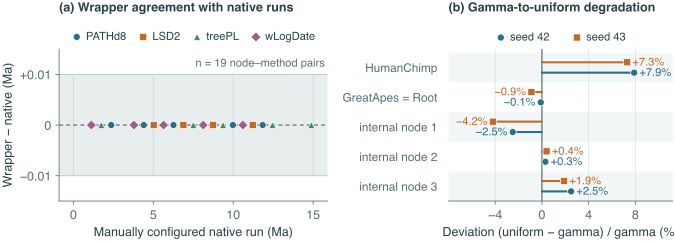

Reproduce this figure in Python.
# -*- coding: utf-8 -*-
"""绘制论文图5：包装器正确性对照（a）与语义退化信息损失评估（b）。

数据来源（PhyloDater 项目代码仓库，只读）：
- tier1_manual_results.json   手工配置原生工具运行 vs PhyloDater 包装器
- degradation_results.json    MCMCTree gamma 先验 → 95% CI 均匀分布退化的节点年龄偏差

输出：与脚本同目录下的 图5-包装正确性与语义退化评估.pdf / .png

本轮修订要点（纯视觉精修：数据编码、面板划分与图注承诺全部不变）：
- 版面：改为手工 add_axes 定位 + bbox_inches="tight"。两栏共用同一 y 区间与高度，
  因此标题行与图例行天然对齐；原先 (b) 的横轴标签与标题被画布裁掉的问题一并消除。
- (a) 纵轴由 ±0.05 Ma 收紧到 ±0.015 Ma：容差带从只占画面 1/5 变为占据主体，
  大面积空白消失，"19 个点全部落在带内"这一结论一眼可读。
- (a) 容差带补 ±0.01 Ma 边界细线（与纵轴刻度严格对齐），带体内加 0/5/10/15 纵向
  刻度线以便按原生年龄读数；一致线改为更细的虚线，不再压过标记。
- (a) 标记加白色描边、beeswarm 最小间距由 0.40 提到 0.55 Ma（略大于标记直径），
  密集处不再糊成一团。
- 图例：两栏统一改为"轴上方单行居中"的页眉式图例。(a) 不再用竖排图例悬在右上
  空白里，(b) 不再与 HumanChimp 行的标记和数值标签叠字。
- (b) 横轴左端由 −6.5 扩到 −8.0、行名与绘图区留白加大，数值标签不再撞到行名；
  加浅灰隔行底纹与纵向网格，把远离绘图区的行名与短棒在视觉上连起来；数值标签改用
  对应系列色，标签与系列直接绑定；棒端改圆头。
- 体例：面板标题改为与图 1-4 一致的深板岩色粗体、左对齐于轴左边、"(a)" 后单空格；
  轴线、刻度、坐标轴标签与正文文字统一为同一套板岩灰阶，负号一律 U+2212。
"""

import json
import os
import sys
from pathlib import Path

import matplotlib as mpl

mpl.use("Agg")
import matplotlib.pyplot as plt  # noqa: E402
import numpy as np  # noqa: E402

# 运行时自动切换工作目录到脚本所在路径
SCRIPT_DIR = Path(__file__).resolve().parent
os.chdir(SCRIPT_DIR)

# 动态获取脚本名（不含路径与扩展名），禁止硬编码
SCRIPT_NAME = Path(sys.argv[0]).resolve().stem if sys.argv[0] else Path(__file__).stem


def _find_bench():
    """定位 examples/benchmark/。
    仓库内副本（scripts/make_manuscript_figures.py）以仓库根为基准解析：
    本脚本位于 <repo>/scripts/，``examples/benchmark`` 是它的同级目录。
    """
    cands = []
    env = os.environ.get("PHYLODATER_REPO")
    if env:
        cands.append(Path(env) / "examples" / "benchmark")
    here = SCRIPT_DIR
    repo_root = here.parent
    cands += [
        repo_root / "examples" / "benchmark",
        here / "examples" / "benchmark",
        here.parent / "PhyloDater-项目代码" / "examples" / "benchmark",
    ]
    for c in cands:
        if (c / "tier1_manual_results.json").is_file():
            return c
    raise SystemExit(
        "examples/benchmark with tier1_manual_results.json and "
        "degradation_results.json not found; set PHYLODATER_REPO to the "
        "PhyloDater repository root."
    )


BENCH = _find_bench()
TIER1_JSON = BENCH / "tier1_manual_results.json"
DEG_JSON = BENCH / "degradation_results.json"

MINUS = "\u2212"  # U+2212 typographic minus, aligned with axis ticks

mpl.rcParams.update(
    {
        "font.family": "sans-serif",
        "font.sans-serif": ["Helvetica", "Arial", "DejaVu Sans"],
        "font.size": 9,
        "mathtext.fontset": "custom",
        "mathtext.rm": "Helvetica",
        "mathtext.it": "Helvetica:italic",
        "mathtext.bf": "Helvetica:bold",
        "mathtext.default": "regular",
        "pdf.fonttype": 42,  # TrueType instead of Type 3 (journal requirement)
        "ps.fonttype": 42,
        "savefig.facecolor": "white",
        "axes.linewidth": 0.6,
        "axes.axisbelow": True,
        "xtick.major.width": 0.6,
        "ytick.major.width": 0.6,
        "xtick.major.size": 2.6,
        "ytick.major.size": 2.6,
        "xtick.direction": "out",
        "ytick.direction": "out",
        "xtick.color": "#5B7078",
        "ytick.color": "#5B7078",
        "axes.edgecolor": "#5B7078",
        "axes.labelcolor": "#2C4149",
        "text.color": "#2C4149",
        "axes.spines.top": False,
        "axes.spines.right": False,
    }
)

# 由 Okabe-Ito 降饱和、统一明度后得到的一组配色：与图 1-4 的石油蓝绿/鼠尾草绿/
# 砂土黄/砖玫红体系同族，印刷时不与中性底色串色
METHOD_STYLE = {
    "pathd8": dict(color="#2C6E86", marker="o", label="PATHd8"),
    "lsd2": dict(color="#BE6B2C", marker="s", label="LSD2"),
    "treepl": dict(color="#3F8A6C", marker="^", label="treePL"),
    "wlogdate": dict(color="#9C5F87", marker="D", label="wLogDate"),
}
SEED_STYLE = {
    "42": dict(color="#2C6E86", marker="o", label="seed 42"),
    "43": dict(color="#BE6B2C", marker="s", label="seed 43"),
}
NODE_ROWS = [
    ("HumanChimp", "HumanChimp"),
    ("Root", "GreatApes = Root"),
    ("internal_node_1", "internal node 1"),
    ("internal_node_2", "internal node 2"),
    ("internal_node_3", "internal node 3"),
]

# 中性色：与图 1-4 的浅灰底、板岩描文同族
INK = "#2C4149"  # 标题与正文
SLATE = "#5B7078"  # 轴线与参考线
GRID = "#DCE3E3"  # 纵向网格
ROW_TINT = "#F3F6F6"  # 隔行底纹
BAND_FILL = "#E7EEED"  # ±0.01 Ma 容差带
BAND_EDGE = "#B3C3C3"  # 容差带边界
GRID_A = "#CFDADA"  # (a) 纵向网格，压在带体上

TOLERANCE_MA = 0.01  # Ma —— 图注赖以立论的容差带
MARKER_MIN_GAP_MA = 0.62  # 标记直径 + 白描边，相邻标记之间留出可见缝隙
MARKER_SIZE = 26


def beeswarm(xs, min_gap):
    """确定性一维 beeswarm：仅在重叠处按最小间距推开，其余保持原横坐标。"""
    xs = np.asarray(xs, dtype=float)
    order = np.argsort(xs, kind="stable")
    v = xs[order].copy()
    n = v.size
    if n < 2:
        return xs.copy()
    # 1) 左到右强制满足最小间距
    for i in range(1, n):
        if v[i] - v[i - 1] < min_gap:
            v[i] = v[i - 1] + min_gap
    # 2) 双向松弛：在邻居约束下把每个点拉回其真实横坐标
    for _ in range(400):
        moved = False
        for i in range(n - 1, -1, -1):
            hi = v[i + 1] - min_gap if i < n - 1 else np.inf
            want = min(xs[order][i], hi)
            if want < v[i] - 1e-12:
                v[i], moved = want, True
        for i in range(n):
            lo = v[i - 1] + min_gap if i > 0 else -np.inf
            want = max(xs[order][i], lo)
            if want > v[i] + 1e-12:
                v[i], moved = want, True
        if not moved:
            break
    # 3) 对每个紧贴成串的簇做整体居中，消除单向漂移
    i = 0
    while i < n:
        j = i
        while j + 1 < n and v[j + 1] - v[j] <= min_gap + 1e-9:
            j += 1
        block = v[i : j + 1]
        shift = xs[order][i : j + 1].mean() - block.mean()
        left_ok = (v[i - 1] + min_gap) - block[0] if i > 0 else -np.inf
        right_ok = (v[j + 1] - min_gap) - block[-1] if j < n - 1 else np.inf
        v[i : j + 1] = block + float(np.clip(shift, left_ok, right_ok))
        i = j + 1
    out = np.empty_like(xs)
    out[order] = v
    return out


def load(path):
    with open(path, encoding="utf-8") as fh:
        return json.load(fh)


def _header_legend(ax, ncol, columnspacing, handlelength, handletextpad):
    """图例统一放在轴上方居中，与标题共组成两行页眉，避免压住数据。"""
    ax.legend(
        loc="lower center",
        bbox_to_anchor=(0.5, 1.015),
        ncol=ncol,
        frameon=False,
        fontsize=8,
        borderaxespad=0,
        columnspacing=columnspacing,
        handlelength=handlelength,
        handletextpad=handletextpad,
    )


def panel_a(ax, tier1):
    """(a) 残差图：wrapper − native vs native，容差带 ±0.01 Ma。"""
    style, manual, residual = [], [], []
    for method, info in tier1["methods"].items():
        s = METHOD_STYLE[method]
        for row in info["comparison"].values():
            if row["wrapper"] is None or row["manual"] is None:
                continue
            style.append(s)
            manual.append(row["manual"])
            residual.append(row["wrapper"] - row["manual"])
    manual = np.asarray(manual, dtype=float)
    residual = np.asarray(residual, dtype=float)
    plotted_x = beeswarm(manual, MARKER_MIN_GAP_MA)

    x_lo, x_hi = -0.9, 15.9
    y_lim = 0.015

    # 容差带：带体 + 与刻度严格对齐的边界细线
    ax.fill_between(
        [x_lo, x_hi],
        -TOLERANCE_MA,
        TOLERANCE_MA,
        color=BAND_FILL,
        zorder=1,
        linewidth=0,
    )
    # 纵向刻度线压过带体，便于按原生年龄读数
    for gx in (0, 5, 10, 15):
        ax.vlines(gx, -TOLERANCE_MA, TOLERANCE_MA, color=GRID_A, lw=0.6, zorder=1.5)
    ax.hlines(
        [TOLERANCE_MA, -TOLERANCE_MA], x_lo, x_hi, color=BAND_EDGE, lw=0.55, zorder=2
    )
    # 完全一致线
    ax.axhline(0.0, color=SLATE, lw=0.85, ls=(0, (3.4, 2.6)), zorder=3)

    for s in METHOD_STYLE.values():
        ax.scatter(
            [],
            [],
            s=MARKER_SIZE,
            color=s["color"],
            marker=s["marker"],
            edgecolors="white",
            linewidths=0.5,
            label=s["label"],
        )
    for s, x, y in zip(style, plotted_x, residual):
        ax.scatter(
            x,
            y,
            s=MARKER_SIZE,
            color=s["color"],
            marker=s["marker"],
            edgecolors="white",
            linewidths=0.5,
            zorder=5,
        )

    ax.set_xlim(x_lo, x_hi)
    ax.set_ylim(-y_lim, y_lim)
    ax.set_xticks([0, 5, 10, 15])
    ax.set_yticks([-TOLERANCE_MA, 0.0, TOLERANCE_MA], [MINUS + "0.01", "0", "+0.01"])
    ax.set_xlabel("Manually configured native run (Ma)", labelpad=4)
    ax.set_ylabel("Wrapper \u2212 native (Ma)", labelpad=4)
    ax.tick_params(axis="y", which="major", pad=3)
    ax.text(
        0.99,
        0.94,
        f"n = {len(manual)} node\u2013method pairs",
        transform=ax.transAxes,
        ha="right",
        va="top",
        fontsize=8,
        color=SLATE,
    )
    _header_legend(
        ax, ncol=4, columnspacing=1.05, handlelength=0.95, handletextpad=0.35
    )


def _signed_pct(v):
    """带符号百分比，负号用 U+2212。"""
    s = f"{abs(v):.1f}%"
    return (MINUS + s) if v < 0 else ("+" + s)


def panel_b(ax, deg):
    """(b) 带零线棒图：节点年龄相对 gamma 先验的符号偏差（%）。"""
    seeds = ["42", "43"]
    y = np.arange(len(NODE_ROWS))
    x_lo, x_hi = -8.0, 11.2

    # 隔行底纹：把远离绘图区的行名与短棒在视觉上连起来
    for i in range(len(NODE_ROWS)):
        if i % 2 == 0:
            ax.axhspan(i - 0.5, i + 0.5, color=ROW_TINT, zorder=0, linewidth=0)
    for gx in (-4, 4, 8):
        ax.axvline(gx, color=GRID, lw=0.6, zorder=1)
    ax.axvline(0.0, color=SLATE, lw=0.9, zorder=2)

    for j, seed in enumerate(seeds):
        off = 0.175 if j == 0 else -0.175
        s = SEED_STYLE[seed]
        vals = [deg["deviation_percent"].get(key, {}).get(seed) for key, _ in NODE_ROWS]
        xs = [0.0 if v is None else v for v in vals]
        ax.hlines(
            y=y + off,
            xmin=0.0,
            xmax=xs,
            color=s["color"],
            lw=1.5,
            zorder=3,
            capstyle="round",
        )
        ax.scatter(
            xs,
            y + off,
            s=MARKER_SIZE,
            color=s["color"],
            marker=s["marker"],
            edgecolors="white",
            linewidths=0.5,
            zorder=5,
            label=s["label"],
        )
        for yi, v in zip(y, vals):
            if v is None:
                continue
            ax.text(
                v + (0.45 if v >= 0 else -0.45),
                yi + off,
                _signed_pct(v),
                ha="left" if v >= 0 else "right",
                va="center",
                fontsize=8,
                color=s["color"],
                zorder=6,
            )

    ax.set_yticks(y, [label for _, label in NODE_ROWS], fontsize=8.5)
    ax.set_ylim(-0.62, len(NODE_ROWS) - 0.5)
    ax.set_xlim(x_lo, x_hi)
    ax.set_xticks([-4, 0, 4, 8])
    ax.set_xticklabels(["\u22124", "0", "4", "8"])
    ax.set_xlabel("Deviation (uniform \u2212 gamma) / gamma (%)", labelpad=4)
    ax.tick_params(axis="y", length=0, pad=8)
    ax.spines["left"].set_visible(False)
    ax.invert_yaxis()
    _header_legend(ax, ncol=2, columnspacing=2.0, handlelength=0.95, handletextpad=0.35)


def main():
    tier1 = load(TIER1_JSON)
    deg = load(DEG_JSON)

    # 手工布局：两栏轴位置完全一致，页眉（图例行 + 标题行）因此天然对齐
    fig = plt.figure(figsize=(6.8, 2.78))
    ax_a = fig.add_axes([0.082, 0.205, 0.395, 0.545])
    ax_b = fig.add_axes([0.655, 0.205, 0.330, 0.545])
    panel_a(ax_a, tier1)
    panel_b(ax_b, deg)

    for ax, title in (
        (ax_a, "(a) Wrapper agreement with native runs"),
        (ax_b, "(b) Gamma-to-uniform degradation"),
    ):
        ax.text(
            0.0,
            1.230,
            title,
            transform=ax.transAxes,
            fontsize=9,
            fontweight="bold",
            color=INK,
            ha="left",
            va="bottom",
        )

    # 仅保存图像，不做任何屏幕预览
    fig.savefig(f"{SCRIPT_NAME}.pdf", bbox_inches="tight", pad_inches=0.02)
    png = f"{SCRIPT_NAME}.png"
    fig.savefig(png, dpi=600, facecolor="white", bbox_inches="tight", pad_inches=0.02)
    from PIL import Image  # 合成到不透明白底，写入 300 dpi 元数据

    with Image.open(png) as im:
        if im.mode != "RGB":
            bg = Image.new("RGB", im.size, (255, 255, 255))
            bg.paste(im, mask=im.split()[-1] if im.mode == "RGBA" else None)
            bg.save(png, dpi=(600, 600))
    plt.close(fig)
    print(f"saved: {SCRIPT_NAME}.pdf / {SCRIPT_NAME}.png")


if __name__ == "__main__":
    main()
